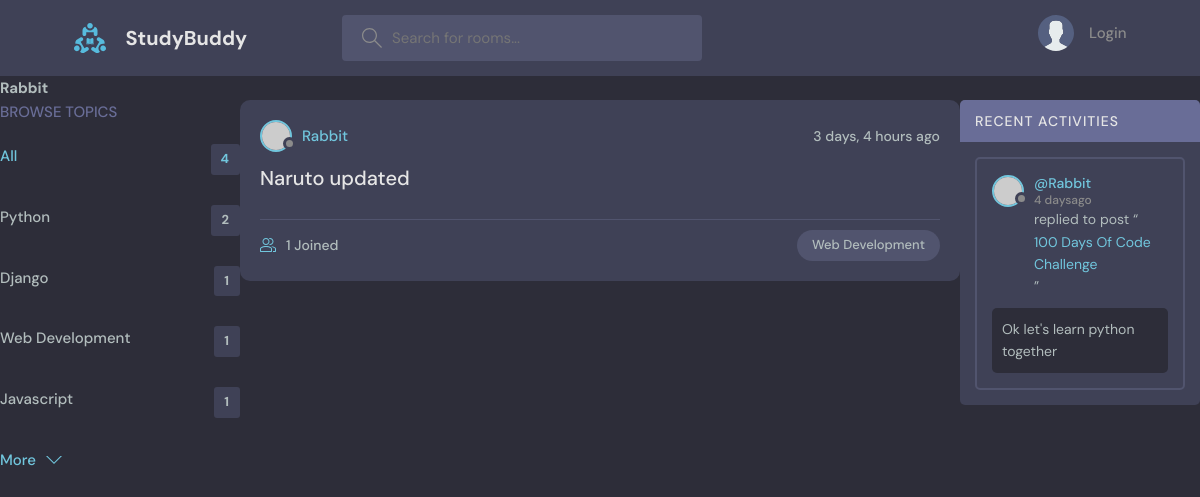
The app's page /profile/2/ with its own data.
### base/models.py (models this page shows, shortened)
class Topic(models.Model):
    name = models.CharField(max_length=200)

class Room(models.Model):
    host = models.ForeignKey(User, on_delete=models.SET_NULL, null=True)
    topic = models.ForeignKey(Topic, on_delete=models.SET_NULL, null=True)
    name = models.CharField(max_length=200)
    description = models.TextField(null=True, blank=True)
    participants = models.ManyToManyField(User, related_name='participants', blank=True )
    updated = models.DateTimeField(auto_now=True)
    created = models.DateTimeField(auto_now_add=True)
    class Meta:
        ordering = ['-updated', '-created']
    def __str__(self):
        return self.name

class Message(models.Model):
    user = models.ForeignKey(User, on_delete=models.CASCADE)
    room = models.ForeignKey(Room, on_delete=models.CASCADE)
    body = models.TextField()
    updated = models.DateTimeField(auto_now=True)
    created = models.DateTimeField(auto_now_add=True)
    class Meta:
        ordering = ['-updated', '-created']

### base/views.py (the view)
# urls.py: path('profile/<str:pk>/', views.userProfile, name="user-profile"),
def userProfile(request, pk):
    user = User.objects.get(id=pk)
    rooms = user.room_set.all()
    room_messages = user.message_set.all()
    topics = Topic.objects.all()
    context  = {'user': user,'rooms': rooms,'room_messages': room_messages,'topics':topics}
    return render(request, 'base/profile.html', context)

### base/templates/base/profile.html (shortened to what this page needs)
{% extends 'main.html' %}
{% block content %}
<h1>{{user.username}}</h1>
<div class="profile-container">
    <div>
        {% include 'base/topics_component.html'  %}
    </div>
    <div>
{% include 'base/feed_component.html'  %}
    </div>
  <div>
    {% include 'base/activity_component.html'  %}
  </div>
</div>
{% endblock content %}

### base/templates/base/topics_component.html
<div class="topics">
    <div class="topics__header">
      <h2>Browse Topics</h2>
    </div>
    <ul class="topics__list">
      <li>
        <a href="{% url 'home' %}" class="active">All <span>{{topics.count}}</span></a>
      </li>
      {% for topic in topics %}
      <li>
        <a href="{% url 'home'%}?q={{topic.name}}">{{topic.name}} <span>{{topic.room_set.all.count}}</span></a>
      </li>
      {% endfor %}
    </ul>
    <a class="btn btn--link" href="topics.html">
      More
      <svg version="1.1" xmlns="http://www.w3.org/2000/svg" width="32" height="32" viewBox="0 0 32 32">
        <title>chevron-down</title>
        <path d="M16 21l-13-13h-3l16 16 16-16h-3l-13 13z"></path>
      </svg>
    </a>
  </div>

### base/templates/base/feed_component.html (shortened to what this page needs)
{% for room in rooms %}
<div class="roomListRoom">
    <div class="roomListRoom__header">
      <a href="{% url 'user-profile' room.host.id %}" class="roomListRoom__author">
        <div class="avatar avatar--small">
          <img src="https://randomuser.me/api/portraits/women/11.jpg" />
        </div>
        <span>{{room.host.username}}</span>
      </a>
      <div class="roomListRoom__actions">
        <span>{{room.created|timesince}} ago</span>
      </div>
    </div>
    <div class="roomListRoom__content">
      <a href="{% url 'room' room.id %}">{{room.name}}</a>
    </div>
    <div class="roomListRoom__meta">
      <a href="{% url 'room' room.id %}" class="roomListRoom__joined">
        {{room.participants.all.count}} Joined
      </a>
      <p class="roomListRoom__topic">{{room.topic.name}}</p>
    </div>
  </div>
  {% endfor %}

### base/templates/base/activity_component.html (shortened to what this page needs)
<div class="activities">
    <div class="activities__header">
      <h2>Recent Activities</h2>
    </div>
    {% for message in room_messages %}
    <div class="activities__box">
      <div class="activities__boxHeader roomListRoom__header">
        <a href="{% url 'user-profile' message.user.id  %}" class="roomListRoom__author">
          <div class="avatar avatar--small">
            <img src="https://randomuser.me/api/portraits/women/11.jpg" />
          </div>
          <p>
            @{{message.user}}
            <span>{{message.created|timesince}}ago</span>
          </p>
        </a>
      </div>
      <div class="activities__boxContent">
        <p>replied to post “<a href="{% url 'user-profile' message.room.id  %}">{{message.room}}</a>”</p>
        <div class="activities__boxRoomContent">
            {{message.body}}
        </div>
      </div>
    </div>
    {% endfor %}
  </div>

### static/styles/style.css (style rules this page uses)
:root { --color-main: #71c6dd; --color-main-light: #e1f6fb; --color-dark: #3f4156; --color-dark-medium: #51546e; --color-dark-light: #696d97; --color-light: #e5e5e5; --color-gray: #8b8b8b; --color-light-gray: #b2bdbd; --color-bg: #2d2d39; --color-success: #5dd693; --color-error: #fc4b0b; }
* { font-family: "DM Sans", -apple-system, BlinkMacSystemFont, "Segoe UI", Roboto, Oxygen, Ubuntu, Cantarell, "Open Sans", "Helvetica Neue", sans-serif; margin: 0; padding: 0; box-sizing: border-box; text-rendering: optimizeLegibility; font-size: inherit; }
html { font-size: 56.25%; }
@media only screen and (min-width: 1200px) { html { font-size: 62.5%; } }
body { line-height: 1.6; font-weight: 400; font-size: 1.5rem; color: var(--color-light-gray); background-color: var(--color-bg); min-height: 100vh; }
img { width: 100%; }
a { display: inline-block; color: var(--color-main); text-decoration: none; }
.btn { background-color: transparent; border: none; display: inline-flex; align-items: center; gap: 1rem; cursor: pointer; transition: all ease-in-out 0.3s; padding: 1rem 2rem; border-radius: 5px; box-shadow: 1px 1px 3px 1px rgba(0, 0, 0, 0.15); font-weight: 500; }
.btn--link { border-radius: 0; padding: 0; color: var(--color-main); box-shadow: none; }
.btn > svg { fill: currentColor; width: 1.6rem; height: 1.6rem; }
.avatar { position: relative; display: inline-block; border-radius: 50%; border: 2px solid var(--color-main); }
.avatar img { display: block; border-radius: 50%; object-fit: cover; object-position: center; }
.avatar::after { content: ""; display: block; position: absolute; background-color: var(--color-gray); z-index: 111; border-radius: 50%; border: 0.3rem solid var(--color-dark); }
.avatar.avatar--small img { width: 2.8rem; height: 2.8rem; }
.avatar.avatar--small:after { width: 0.7rem; height: 0.7rem; bottom: 0px; right: -6px; }
.topics__header { margin-bottom: 2rem; }
.topics__header h2 { text-transform: uppercase; font-weight: 500; color: var(--color-dark-light); }
.topics__list { list-style: none; }
.topics__list li a { display: flex; justify-content: space-between; margin-bottom: 3rem; font-weight: 500; color: var(--color-light-gray); transition: all 0.3s ease-in-out; }
.topics__list li a.active, .topics__list li a:hover { color: var(--color-main); }
.topics__list li a span { padding: 0.5rem 1rem; background-color: var(--color-dark); border-radius: 3px; font-size: 1.3rem; font-weight: 700; letter-spacing: 1px; }
.roomListRoom { margin-bottom: 2.4rem; background-color: var(--color-dark); border-radius: 1rem; padding: 2rem; }
.roomListRoom__header { display: flex; justify-content: space-between; align-items: center; }
.roomListRoom__author { font-weight: 500; display: flex; align-items: center; gap: 1rem; }
.roomListRoom__actions { display: flex; align-items: flex-start; gap: 1rem; position: relative; }
.roomListRoom__actions span { font-size: 1.4rem; font-weight: 500; }
.roomListRoom__content { margin: 1rem 0; }
.roomListRoom__content a { font-size: 2rem; font-weight: 500; margin-bottom: 1.5rem; color: var(--color-light); transition: all 0.3s ease-in-out; }
.roomListRoom__meta { border-top: 1px solid var(--color-dark-medium); padding-top: 1rem; display: flex; align-items: center; justify-content: space-between; }
.roomListRoom__joined { color: var(--color-light-gray); display: flex; align-items: center; gap: 1rem; font-size: 1.4rem; font-weight: 500; }
.roomListRoom__joined svg { fill: var(--color-main); width: 1.6rem; height: 1.6rem; }
.roomListRoom__topic { padding: 5px 1.5rem; background-color: var(--color-dark-medium); border-radius: 5rem; font-weight: 500; font-size: 1.3rem; }
.activities { background: var(--color-dark); border-radius: 5px; overflow: hidden; }
.activities__header h2 { background-color: var(--color-dark-light); text-transform: uppercase; font-weight: 500; padding: 1rem 1.5rem; color: var(--color-light); letter-spacing: 1px; font-size: 1.4rem; }
.activities__box { margin: 1.5rem; padding: 1.5rem; border: 2px solid var(--color-dark-medium); border-radius: 5px; }
.activities__boxHeader p { font-size: 1.4rem; line-height: 1.3; }
.activities__boxHeader p span { color: var(--color-gray); font-size: 1.2rem; display: block; }
.activities__boxContent { margin-left: 4.2rem; }
.activities__boxContent { font-size: 1.4rem; }
.activities__boxRoomContent { background: var(--color-bg); padding: 1rem; border-radius: 5px; margin-top: 1rem; margin-left: -4.2rem; }

### records on screen
Topic: name "Python", room_set.all.count "2"
Topic: name "Django", room_set.all.count "1"
Topic: name "Web Development", room_set.all.count "1"
Topic: name "Javascript", room_set.all.count "1"
Room: host.username "Rabbit", created "3 days, 4 hours", name "Naruto updated", participants.all.count "1", topic.name "Web Development"
Message: user "Rabbit", created "4 days", room "100 Days Of Code Challenge", body "Ok let's learn python together"

### other values on screen
{{ user.username }} "Rabbit"
{{ topics.count }} "4"
